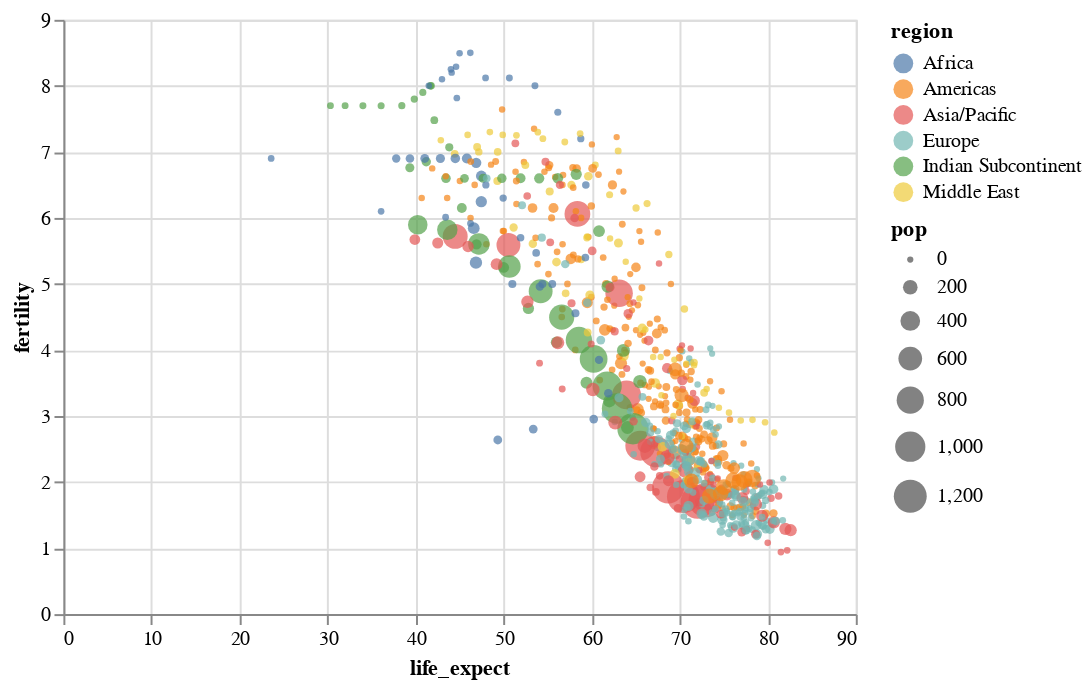

Notebook code cell kept with this figure:
### Code cell
chart = alt.Chart(
    df
).mark_circle(
).encode(
    x='life_expect',
    y='fertility',
    color='region:N',
    size=alt.Size('pop', scale=alt.Scale(range=[10, 300]))
).interactive()  # enable pan/zoom

chart.display()

### Figure 1 — Vega-Lite specification as saved in the notebook (floating-point values rounded to 4 significant figures; data arrays with more than 128 entries replaced by an {"elided": "..."} marker saying what was removed)
{"$schema": "https://vega.github.io/schema/vega-lite/v3.4.0.json", "config": {"mark": {"tooltip": null}, "view": {"height": 300, "width": 400}}, "data": {"name": "data-0daee3fd6be6fcabe993c518fbcc58b6"}, "datasets": {"data-0daee3fd6be6fcabe993c518fbcc58b6": {"elided": "693 records"}}, "encoding": {"color": {"field": "region", "type": "nominal"}, "size": {"field": "pop", "scale": {"range": [10, 300]}, "type": "quantitative"}, "x": {"field": "life_expect", "type": "quantitative"}, "y": {"field": "fertility", "type": "quantitative"}}, "mark": "circle", "selection": {"selector001": {"bind": "scales", "encodings": ["x", "y"], "type": "interval"}}}
